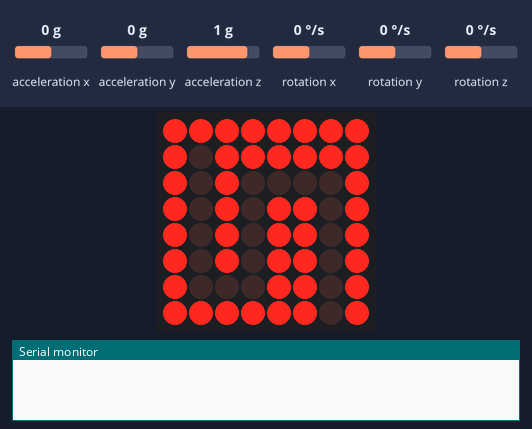
A sketch run on a simulated Arduino Uno, built with avr-gcc and run on an emulated ATmega328P. Parts: 8×8 LED matrix, the last lines printed to the serial monitor. Wiring (inferred from the names in the program): MPU-6050 motion sensor at I2C address 0x68. Inputs (shaded band) come from the test bench; at power-on: acceleration y 0 g, acceleration z 1 g, acceleration x 0 g, rotation x 0 °/s, rotation y 0 °/s, rotation z 0 °/s.

Above: at 1.2 s.
1.3 s: acceleration y set to -1.4 g
At 1.9 s:
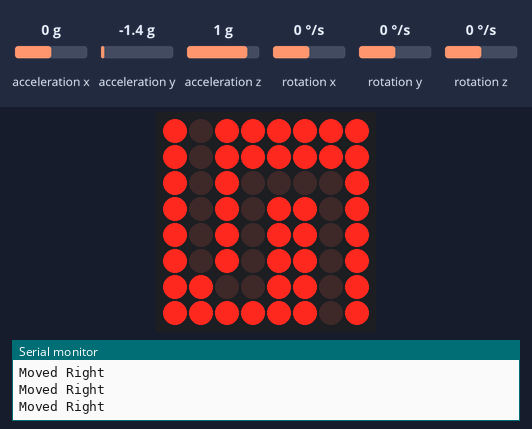
4.3 s: acceleration z set to -1.4 g
At 4.79 s:
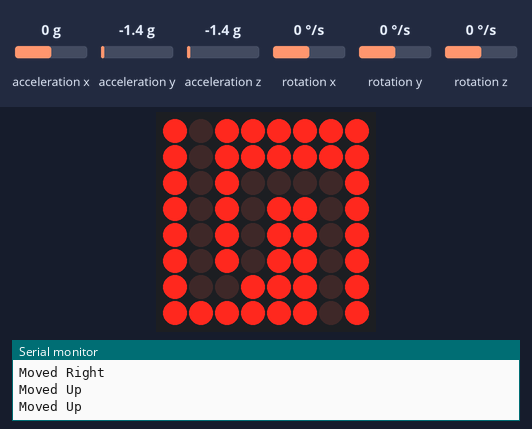
7.3 s: acceleration y set to 0.8 g
At 8.7 s:
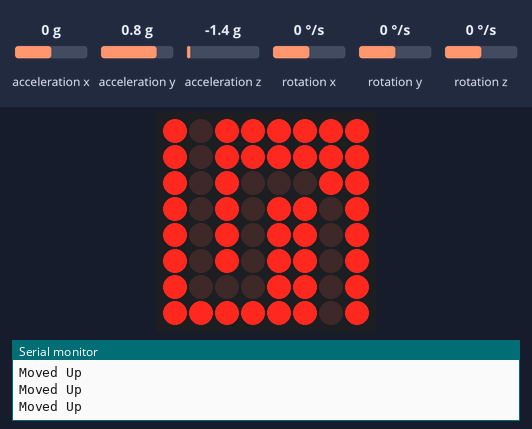
10.3 s: acceleration y set to -0.8 g
At 11.61 s:
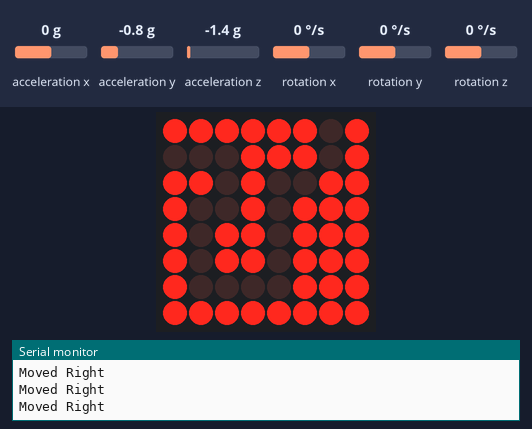
12.4 s: acceleration z set to 0.8 g
At 13.33 s:
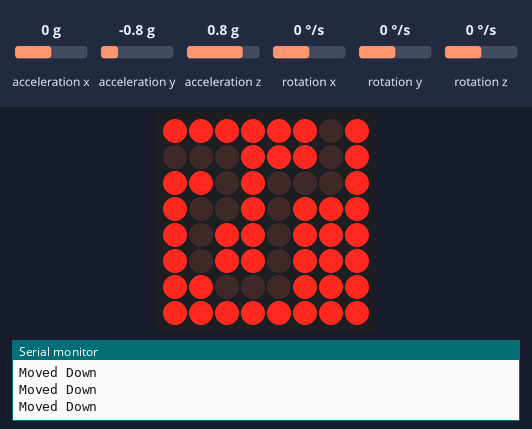
15.3 s: acceleration z set to -0.8 g
At 16.51 s:
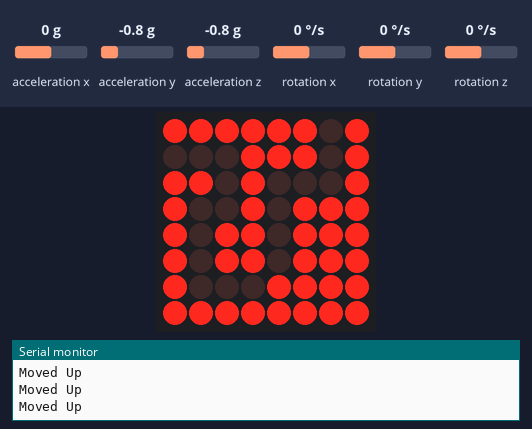
Timing chart, 0 to 18.3 s (numbered marks = the images above; inputs shaded):
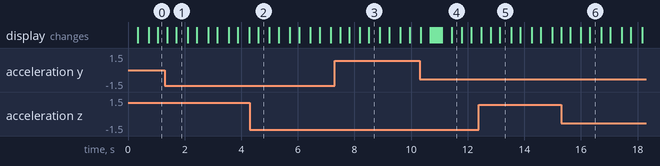

Measured:
- after the input at 1.3 s, the display: first changes after 0.08 s (image 1 shows a later state)
- after the input at 4.3 s, the display: changes after 0.30 s (image 2)
- after the input at 7.3 s, the display: first changes after 0.19 s (image 3 shows a later state)
- after the input at 10.3 s, the display: first differs from a run without the input after 0.37 s (image 4 shows a later state)
- after the input at 12.4 s, the display: first changes after 0.09 s (image 5 shows a later state)
- after the input at 15.3 s, the display: first differs from a run without the input after 0.33 s (image 6)

The sketch:

gyro-led-matrix-maze.ino
```cpp
#include <LedControl.h>
#include<Wire.h>

/**
 * ARDUINO SETUP
 */
// LED MAX72XX
const int PIN_LED_DIN = 12; // Pin LED DataIn
const int PIN_LED_CS = 11; // Pin LED LOAD(CS)
const int PIN_LED_CLK = 10; // Pin LED Clock
const int LEDS_AMOUNT = 1; // The number of leds chained, currently the code only supports one.
const int LEDS_BRIGHTNESS = 8; // Intensity of the led, a number between 1-15

LedControl lc = LedControl(PIN_LED_DIN, PIN_LED_CLK, PIN_LED_CS, LEDS_AMOUNT);

// GYRO GY-521 (MPU-6050)
const int MPU_ADDR = 0x68;  // I2C address of the MPU-6050

/**
 * GYRO
 */
int16_t AcX,AcY,AcZ,Tmp,GyX,GyY,GyZ; // raw gyro data
float rotX, rotY, rotZ, gForzeX, gForzeY, gForzeZ; // processed gyro data

/**
 * GAME
 */
const int LEVELS_ROWS = 8; // number of rows of each level
const int LEVELS_COLUMNS = LEVELS_ROWS; // number of columns of each level
const int GAME_SPEED = 70; // The higher number the slower game
const int GAME_WIN_BLINKS = 4; // The number of blinks to show once a level is won
const int GAME_WIN_BLINKS_SPEED = 50; // The speed of the level win blinks. The higher the slower.
const float MOVEMENT_FORZE_OFFSET = 0.25; // The amount of forze needed from the gyro to move the player
/**
 * 's': Start position
 * 'f': Finish position
 * 'X': Wall
 * ' ': Movement zone
 */
const char LEVELS[][LEVELS_ROWS][LEVELS_COLUMNS] = {
  // Level 1
  {
    {'X','s','X','X','X','X','X','X'},
    {'X',' ','X','X','X','X','X','X'},
    {'X',' ','X',' ',' ',' ',' ','X'},
    {'X',' ','X',' ','X','X',' ','X'},
    {'X',' ','X',' ','X','X',' ','X'},
    {'X',' ','X',' ','X','X',' ','X'},
    {'X',' ',' ',' ','X','X',' ','X'},
    {'X','X','X','X','X','X','f','X'},
  },
  // Level 2
  {
    {'X','X','X','X','X','X','s','X'},
    {'f',' ',' ','X','X','X',' ','X'},
    {'X','X',' ','X',' ',' ',' ','X'},
    {'X',' ',' ','X',' ','X','X','X'},
    {'X',' ','X','X',' ','X','X','X'},
    {'X',' ','X','X',' ','X','X','X'},
    {'X',' ',' ',' ',' ','X','X','X'},
    {'X','X','X','X','X','X','X','X'},
  },
  // Level 3
  {
    {'X','X','X','X','X','X','X','X'},
    {'X',' ',' ',' ','X',' ',' ','s'},
    {'X',' ','X',' ','X',' ','X','X'},
    {'X',' ','X',' ',' ',' ','X','X'},
    {'X',' ','X','X','X','X','X','X'},
    {'X',' ','X','X','X','X','X','X'},
    {'X',' ','X','X','X','X','X','X'},
    {'X','f','X','X','X','X','X','X'},
  }
  /*
  // Level Template
  {
    {'X','X','X','X','X','X','X','X'},
    {'X','X','X','X','X','X','X','X'},
    {'X','X','X','X','X','X','X','X'},
    {'X','X','X','X','X','X','X','X'},
    {'X','X','X','X','X','X','X','X'},
    {'X','X','X','X','X','X','X','X'},
    {'X','X','X','X','X','X','X','X'},
    {'X','X','X','X','X','X','X','X'},
  }
  */
};
const int LEVELS_COUNT = (sizeof LEVELS) / LEVELS_ROWS / LEVELS_COLUMNS; // number of available leves

/**
 * GAME STATE
 */
int currentLevel = 0; // Current level paying
int currentX; // Current player X position
int currentY; // Current player Y position
int startX; // Current level start X position
int startY; // Current level start Y position
int finishX; // Current level finish X position
int finishY; // Current level finish Y position
const int MIN_CURRENT = 0; // The min value of currentX
const int MAX_CURRENT = LEVELS_ROWS - 1; // The max value of currentX
enum Move { Left, Right, Up, Down }; // Possible directions to move the player

void setup() {
  Serial.begin(9600);

  //Setup Gyro
  Wire.begin();
  Wire.beginTransmission(MPU_ADDR);
  Wire.write(0x6B); // PWR_MGMT_1 register
  Wire.write(0); // set to zero (wakes up the MPU-6050)
  Wire.endTransmission(true);

  //Setup Led
  /*
   The MAX72XX is in power-saving mode on startup,
   we have to do a wakeup call
   */
  lc.shutdown(0, false);
  /* Set the brightness to a medium values */
  lc.setIntensity(0, LEDS_BRIGHTNESS);
  /* and clear the display */
  lc.clearDisplay(0);

  initLevel();
}

void loop() {
  fetchGyro();
//  debugGyro();
//  debugGyroProcessed();

  hidePlayer();
  delay(GAME_SPEED / 2);

  /**
   * NOTE: The following movement directions are setted supposing
   * the LED Matrix and the gyro are directly connected to a
   * breadboard without wires.
   * If you have a different setup you may need to modify this:
   */
  if (gForzeY > MOVEMENT_FORZE_OFFSET && tryToMove(Left)) {
    Serial.println("Moved Left");
  }
  else if(gForzeY < -MOVEMENT_FORZE_OFFSET && tryToMove(Right)) {
    Serial.println("Moved Right");
  }
  else if(gForzeZ > MOVEMENT_FORZE_OFFSET && tryToMove(Down)) {
    Serial.println("Moved Down");
  }
  else if(gForzeZ < -MOVEMENT_FORZE_OFFSET && tryToMove(Up)) {
    Serial.println("Moved Up");
  }

  showPlayer();
  delay(GAME_SPEED / 2);

  checkWin();
}

void fetchGyro() {
  Wire.beginTransmission(MPU_ADDR);
  Wire.write(0x3B);  // starting with register 0x3B (ACCEL_XOUT_H)
  Wire.endTransmission(false);
  Wire.requestFrom(MPU_ADDR, 14, true);  // request a total of 14 registers
  AcX=Wire.read()<<8|Wire.read();  // 0x3B (ACCEL_XOUT_H) & 0x3C (ACCEL_XOUT_L)
  AcY=Wire.read()<<8|Wire.read();  // 0x3D (ACCEL_YOUT_H) & 0x3E (ACCEL_YOUT_L)
  AcZ=Wire.read()<<8|Wire.read();  // 0x3F (ACCEL_ZOUT_H) & 0x40 (ACCEL_ZOUT_L)
  Tmp=Wire.read()<<8|Wire.read();  // 0x41 (TEMP_OUT_H) & 0x42 (TEMP_OUT_L)
  GyX=Wire.read()<<8|Wire.read();  // 0x43 (GYRO_XOUT_H) & 0x44 (GYRO_XOUT_L)
  GyY=Wire.read()<<8|Wire.read();  // 0x45 (GYRO_YOUT_H) & 0x46 (GYRO_YOUT_L)
  GyZ=Wire.read()<<8|Wire.read();  // 0x47 (GYRO_ZOUT_H) & 0x48 (GYRO_ZOUT_L)

  const float gyroSensitivity = 131.0;
  const float accSensitivity = 16384.0;

  rotY = GyY / gyroSensitivity;
  rotX = GyX / gyroSensitivity;
  rotZ = GyZ / gyroSensitivity;

  gForzeX = AcX / accSensitivity;
  gForzeY = AcY / accSensitivity;
  gForzeZ = AcZ / accSensitivity;
}

void debugGyro() {
  Serial.print("AcX = "); Serial.print(AcX);
  Serial.print(" | AcY = "); Serial.print(AcY);
  Serial.print(" | AcZ = "); Serial.print(AcZ);
  Serial.print(" | Tmp = "); Serial.print(Tmp/340.00+36.53);  //equation for temperature in degrees C from datasheet
  Serial.print(" | GyX = "); Serial.print(GyX);
  Serial.print(" | GyY = "); Serial.print(GyY);
  Serial.print(" | GyZ = "); Serial.println(GyZ);
}

void debugGyroProcessed() {
  Serial.print("gForzeX = "); Serial.print(gForzeX);
  Serial.print(" | gForzeY = "); Serial.print(gForzeY);
  Serial.print(" | gForzeZ = "); Serial.print(gForzeZ);
  Serial.print(" | rotX = "); Serial.print(rotX);
  Serial.print(" | rotY = "); Serial.print(rotY);
  Serial.print(" | rotZ = "); Serial.println(rotZ);
}

void initLevel() {
  lc.clearDisplay(0);

  // sets startX, startY, finishX and finishY
  for (int x=0; x<LEVELS_ROWS; x++) {
    for (int y=0; y<LEVELS_COLUMNS; y++) {
      if (LEVELS[currentLevel][x][y] == 's') {
        startX = x;
        startY = y;
      } else if (LEVELS[currentLevel][x][y] == 'f') {
        finishX = x;
        finishY = y;
      }
    }
  }

  currentX = startX;
  currentY = startY;

  printLevel();
}

void showPlayer() {
  lc.setLed(0,currentX,currentY,true);
}

void hidePlayer() {
  lc.setLed(0,currentX,currentY,false);
}

void printLevel() {
  for (int x=0; x<LEVELS_ROWS; x++) {
    for (int y=0; y<LEVELS_COLUMNS; y++) {
      if (LEVELS[currentLevel][x][y] == 'X') {
        lc.setLed(0,x,y,true);
      }
    }
  }
}

/**
 * Tries to move the player to a given direction.
 * The movement is allowed based on MIN_CURRENT and MAX_CURRENT values
 * and also if the desired movement is towards an allowed movement placed, i.e. 'X', 's', 'f'
 * Returns true if the movement was successful, otherwise false
 */
boolean tryToMove(Move movement) {
  int possibleX = currentX;
  int possibleY = currentY;

  if (movement == Left && currentX > MIN_CURRENT) {
    possibleX--;
  } else if(movement == Right && currentX < MAX_CURRENT) {
    possibleX++;
  } else if(movement == Down && currentY > MIN_CURRENT) {
    possibleY--;
  } else if(movement == Up && currentY < MAX_CURRENT) {
    possibleY++;
  }

  // Shortcircuit if a movement wouldn't happen
  if (possibleX == currentX && possibleY == currentY) {
    return false;
  }

  // Checks what would happen if we apply the possible new position
  if (LEVELS[currentLevel][possibleX][possibleY] != 'X') {
    currentX = possibleX;
    currentY = possibleY;
    return true;
  }
  return false;
}

void checkWin() {
  if (LEVELS[currentLevel][currentX][currentY] == 'f') {
    showWinScreen();
    changeToNextLevel();
    initLevel();
  }
}

void showWinScreen() {
  for (int i = 0; i < GAME_WIN_BLINKS; i++) {
    lc.clearDisplay(0);
    delay(GAME_WIN_BLINKS_SPEED);
    printLevel();
    delay(GAME_WIN_BLINKS_SPEED);
  }
}

void changeToNextLevel() {
  if (currentLevel + 1 < LEVELS_COUNT) {
    currentLevel++;
  } else {
    currentLevel = 0;
  }
}
```
